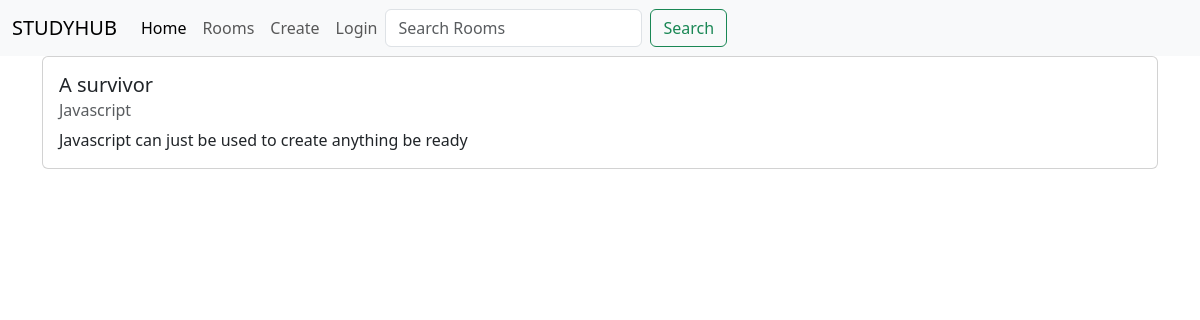
Page /room/7/ on the earlier database version.
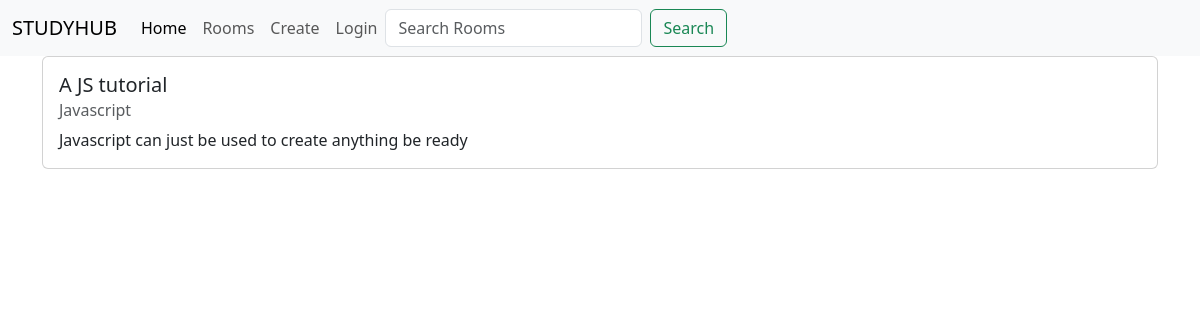
Same page on the later database version.
### room/models.py (models this page shows, shortened)
class Room(models.Model):
    host =models.ForeignKey(User, on_delete=models.SET_NULL, null=True)
    topic = models.ForeignKey(Topic , on_delete=models.SET_NULL, null=True)
    name = models.CharField(max_length=200)
    description = models.TextField( null=True , blank=True)
    updated = models.DateField(auto_now=True)
    created = models.DateTimeField(auto_now_add=True)
    class Meta:
        ordering = ['-updated', '-created']

class Topic(models.Model):
    name = models.CharField(max_length=200)
    def __str__(self):
        return self.name

### room/views.py (the view)
# urls.py: path('room/<str:pk>/', views.get_room, name='room'),
def get_room(request,pk):
    room = Room.objects.get(id=pk)
    context = {'room':room}
    return render(request ,'room.html',context )

### templates/room.html (shortened to what this page needs)
{% extends 'base.html' %} {% block content %}
<div class="container">
  <div class="row">
    <div class="col-sm-12">
      <div class="card" style="width: 100%">
        <div class="card-body">
          <h5 class="card-title">{{room.name}}</h5>
          <h6 class="card-subtitle mb-2 text-body-secondary">{{room.topic}}</h6>
          <p class="card-text">{{room.description}}</p>
        </div>
      </div>
    </div>
  </div>
  {% endblock %}

Differences in the rows shown:
changed Room "Javascript can just be used to create anything be ready": name "A survivor" → "A JS tutorial"
